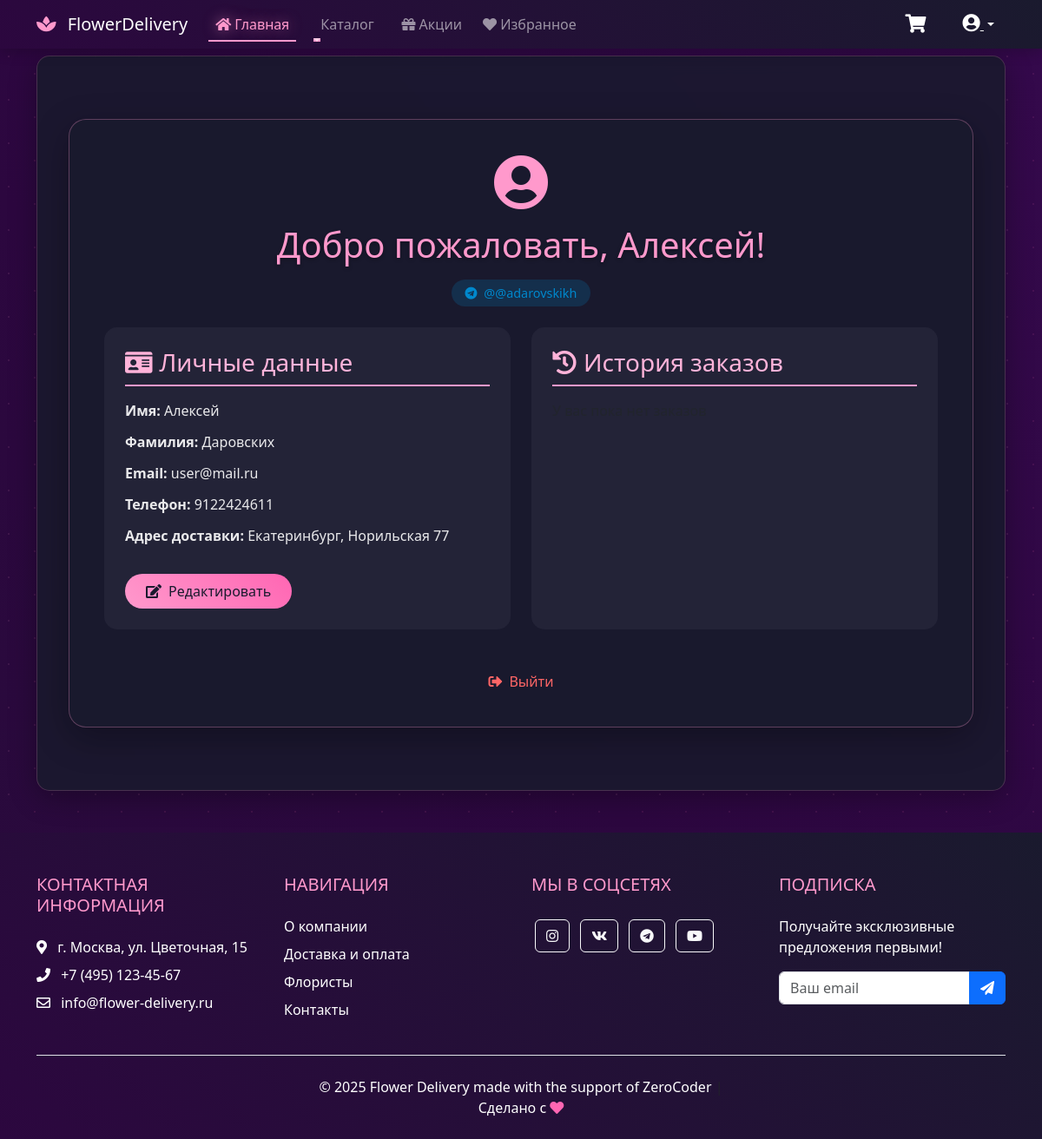
Page /profile/ (signed in) on the earlier database version.
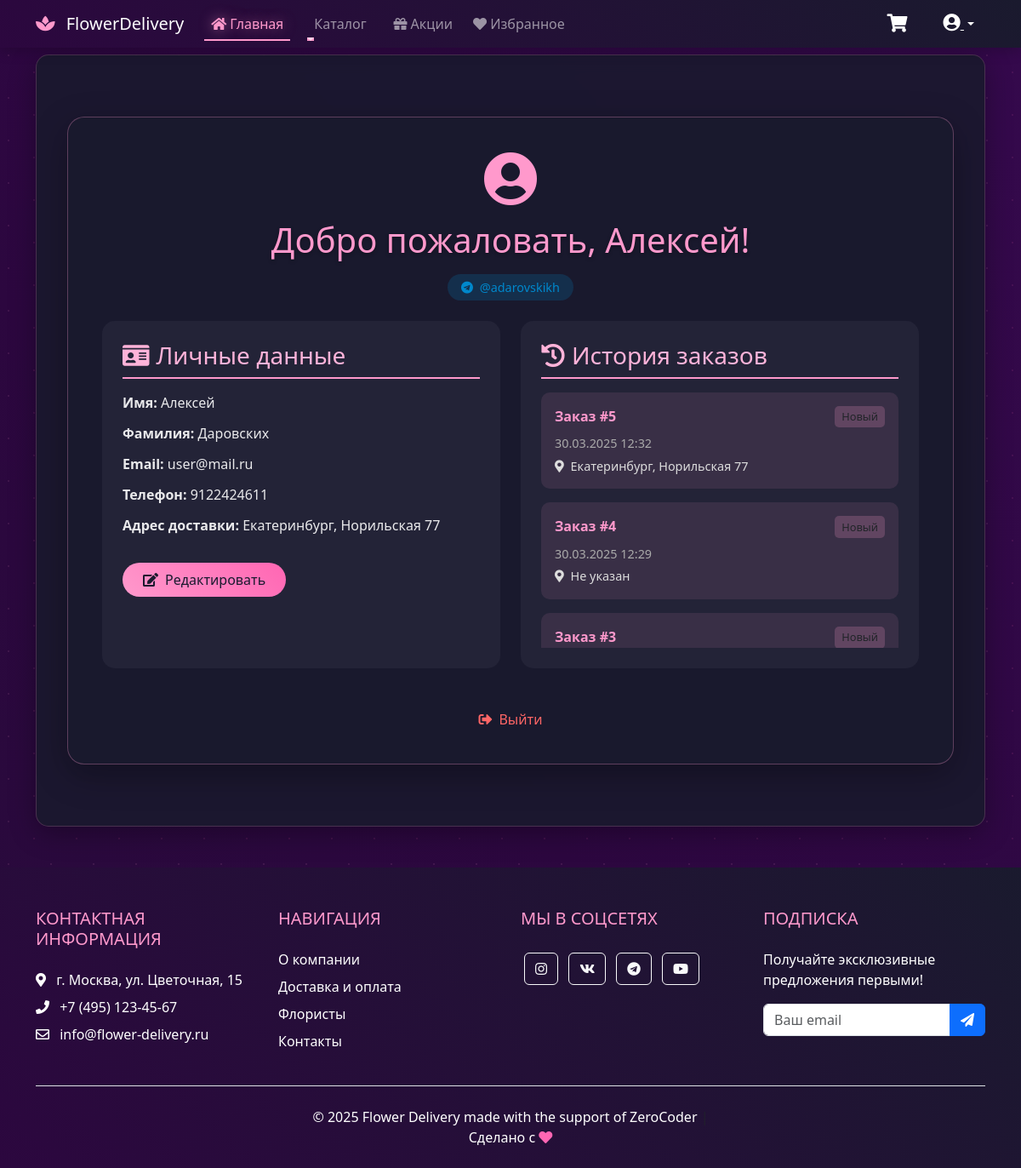
Same page on the later database version.
### flower_app/models.py (models this page shows, shortened)
class CustomUser(AbstractUser):
    phone = models.CharField(max_length=20, blank=True, null=True)
    telegram_id = models.CharField(max_length=100, blank=True, null=True, unique=True)
    telegram_username = models.CharField(max_length=100, blank=True)
    delivery_address = models.TextField(blank=True, null=True)
    first_name = models.CharField(max_length=100, blank=True)
    class Meta:
        verbose_name = 'Пользователь'
        verbose_name_plural = 'Пользователи'

class Order(models.Model):
    STATUS_CHOICES = [
        ('new', 'Новый'),
        ('processing', 'В обработке'),
        ('delivered', 'Доставлен'),
        ('cancelled', 'Отменен'),
    ]
    user = models.ForeignKey(settings.AUTH_USER_MODEL, on_delete=models.SET_NULL, null=True, related_name='orders')
    customer_name = models.CharField(max_length=100)
    address = models.TextField()
    phone = models.CharField(max_length=20)
    products = models.ManyToManyField('Product')  # Assuming Product is defined elsewhere
    status = models.CharField(max_length=20, choices=STATUS_CHOICES, default='new')
    created_at = models.DateTimeField(auto_now_add=True)
    total_price = models.DecimalField(max_digits=10, decimal_places=2)
    payment_id = models.CharField(max_length=100, blank=True)
    is_paid = models.BooleanField(default=False)
    delivery_address = models.TextField(default='Не указан')
    delivery_date = models.DateField(null=True, blank=True)
    delivery_time = models.TimeField(null=True, blank=True)
    class Meta:
        ordering = ['-created_at']
        verbose_name = 'Заказ'
        verbose_name_plural = 'Заказы'

### flower_app/views.py (the view)
# urls.py: path('profile/', profile_view, name='profile'),
@login_required(login_url='account_login')
def profile_view(request):
     orders = Order.objects.filter(user=request.user).order_by('-created_at')[:5]
     return render(request, 'flower_app/profile.html', {'orders': orders})

### flower_app/context_processors.py (called while the page is built)
def favorites(request):
    if request.user.is_authenticated:
        return {
            'user_favorites': Favorite.objects.filter(user=request.user).values_list('product_id', flat=True)
        }
    return {}

### flower_app/templates/flower_app/profile.html (shortened to what this page needs)
{% extends "flower_app/base.html" %}
{% load static %}
{% block content %}
<div class="container py-5">
    <div class="profile-card">
        <div class="profile-header text-center mb-4">
            <i class="fas fa-user-circle fa-4x mb-3" style="color: #ff99cc;"></i>
            <h1 class="profile-title">Добро пожаловать, {{ user.first_name }}!</h1>
            {% if user.telegram_username %}
            <div class="telegram-badge mt-2">
                <i class="fab fa-telegram me-1"></i>
                @{{ user.telegram_username }}
            </div>
            {% endif %}
        </div>
        <div class="profile-info">
            <div class="row g-4">
                <div class="col-md-6">
                    <div class="info-block">
                        <h3 class="info-title">
                            <i class="fas fa-id-card me-2"></i>Личные данные
                        </h3>
                        <ul class="info-list">
                            <li><strong>Имя:</strong> {{ user.first_name }}</li>
                            <li><strong>Фамилия:</strong> {{ user.last_name }}</li>
                            <li><strong>Email:</strong> {{ user.email }}</li>
                            <li><strong>Телефон:</strong> {{ user.phone|default:"не указан" }}</li>
                            <li><strong>Адрес доставки:</strong>
                                {% if user.delivery_address %}
                                    {{ user.delivery_address }}
                                {% else %}
                                    не указан
                                {% endif %}
                            </li>
                        </ul>
                        <a href="{% url 'flower_app:account_edit' %}" class="btn-profile-edit">
                            <i class="fas fa-edit me-2"></i>Редактировать
                        </a>
                    </div>
                </div>
                <div class="col-md-6">
                    <div class="info-block">
                        <h3 class="info-title">
                            <i class="fas fa-history me-2"></i>История заказов
                        </h3>
                        {% if orders %}
                        <div class="orders-list">
                            {% for order in orders %}
                            <div class="order-item">
                                <div class="order-header">
                                    <span class="order-id">Заказ #{{ order.id }}</span>
                                    <span class="order-status">{{ order.get_status_display }}</span>
                                </div>
                                <div class="order-body">
                                    <div class="order-date">{{ order.created_at|date:"d.m.Y H:i" }}</div>
                                    <div class="order-address">
                                        <i class="fas fa-map-marker-alt me-1"></i>
                                        {{ order.delivery_address }}
                                    </div>
                                </div>
                            </div>
                            {% endfor %}
                        </div>
                        {% else %}
                        <p class="text-muted">У вас пока нет заказов</p>
                        {% endif %}
                    </div>
                </div>
            </div>
        </div>
        <div class="profile-actions text-center mt-5">
            <a href="{% url 'account_logout' %}" class="btn-logout">
                <i class="fas fa-sign-out-alt me-2"></i>Выйти
            </a>
        </div>
    </div>
</div>
{% endblock %}

### flower_app/templates/flower_app/base.html (shortened to what this page needs)
<!DOCTYPE html>
<html>
<head>
    <link href="https://cdn.jsdelivr.net/npm/bootstrap@5.3.3/dist/css/bootstrap.min.css" rel="stylesheet">
    <link rel="stylesheet" href="https://cdnjs.cloudflare.com/ajax/libs/font-awesome/5.15.4/css/all.min.css">
</head>
<body>
    <nav class="navbar navbar-expand-lg navbar-light bg-light">
        <div class="container">
            {% include 'flower_app/nav.html'%}
        </div>
    </nav>
<div class="container py-5">
        <div class="content-card p-4">
        {% block content %}
        {% endblock %}
    </div>
</div>
 {% include 'flower_app/footer.html'%}
</body>
</html>

### flower_app/templates/flower_app/nav.html (shortened to what this page needs)
<nav class="navbar navbar-expand-lg navbar-dark fixed-top" style="background: linear-gradient(45deg, #2c073f, #1a1a2e); box-shadow: 0 4px 15px rgba(0,0,0,0.2);">
    <div class="container">
        <a class="navbar-brand" href="#">
            <i class="fas fa-spa me-2" style="color: #ff99cc;"></i>
            FlowerDelivery
        </a>
        <div class="collapse navbar-collapse" id="navbarNav">
            <ul class="navbar-nav me-auto mb-2 mb-lg-0">
                <li class="nav-item mx-2">
                    <a class="nav-link active" aria-current="page" href="{% url 'flower_app:index' %}">
                        <i class="fas fa-home me-1"></i>Главная
                    </a>
                </li>
                <li class="nav-item mx-2 dropdown">
                    <a class="nav-link dropdown-toggle" href="{% url 'flower_app:catalog_flowers' %}" role="button" data-bs-toggle="dropdown">
                        Каталог
                    </a>
                </li>
                <li class="nav-item mx-2">
                    <a class="nav-link" href="{% url 'flower_app:catalog_action' %}">
                        <i class="fas fa-gift me-1"></i>Акции
                    </a>
                </li>
                <li class="nav-item">
                    <a class="nav-link" href="{% url 'flower_app:favorite_list' %}">
                        <i class="fas fa-heart"></i> Избранное
                    </a>
                </li>
            </ul>
            <div class="d-flex align-items-center">
                <a href="{% url 'flower_app:detail' %}" class="btn btn-link text-white me-3 position-relative">
                    <i class="fas fa-shopping-cart fa-lg"></i>
                </a>
                <div class="dropdown">
                    <a class="btn btn-link text-white dropdown-toggle" href="#" role="button" data-bs-toggle="dropdown">
                        <i class="fas fa-user-circle" style="font-size: 1.3rem;"></i>
                    </a>
                </div>
            </div>
        </div>
    </div>
</nav>

### flower_app/templates/flower_app/footer.html (shortened to what this page needs)
<footer class="bg-dark text-white pt-5">
    <div class="container">
        <div class="row g-4">
            <div class="col-lg-3 col-md-6">
                <h5 class="text-uppercase mb-4" style="color: #ff99cc;">Контактная информация</h5>
                <ul class="list-unstyled">
                    <li class="mb-2">
                        <i class="fas fa-map-marker-alt me-2"></i>
                        г. Москва, ул. Цветочная, 15
                    </li>
                    <li class="mb-2">
                        <i class="fas fa-phone me-2"></i>
                        +7 (495) 123-45-67
                    </li>
                    <li class="mb-2">
                        <i class="far fa-envelope me-2"></i>
                        info@flower-delivery.ru
                    </li>
                </ul>
            </div>
            <div class="col-lg-3 col-md-6">
                <h5 class="text-uppercase mb-4" style="color: #ff99cc;">Навигация</h5>
                <ul class="list-unstyled">
                    <li class="mb-2"><a href="#" class="text-white text-decoration-none">О компании</a></li>
                    <li class="mb-2"><a href="#" class="text-white text-decoration-none">Доставка и оплата</a></li>
                    <li class="mb-2"><a href="#" class="text-white text-decoration-none">Флористы</a></li>
                    <li class="mb-2"><a href="#" class="text-white text-decoration-none">Контакты</a></li>
                </ul>
            </div>
            <div class="col-lg-3 col-md-6">
                <h5 class="text-uppercase mb-4" style="color: #ff99cc;">Мы в соцсетях</h5>
                <div class="social-links">
                    <a href="#" class="btn btn-outline-light btn-floating m-1">
                        <i class="fab fa-instagram"></i>
                    </a>
                    <a href="#" class="btn btn-outline-light btn-floating m-1">
                        <i class="fab fa-vk"></i>
                    </a>
                    <a href="#" class="btn btn-outline-light btn-floating m-1">
                        <i class="fab fa-telegram"></i>
                    </a>
                    <a href="#" class="btn btn-outline-light btn-floating m-1">
                        <i class="fab fa-youtube"></i>
                    </a>
                </div>
            </div>
            <div class="col-lg-3 col-md-6">
                <h5 class="text-uppercase mb-4" style="color: #ff99cc;">Подписка</h5>
                <p>Получайте эксклюзивные предложения первыми!</p>
                <div class="input-group">
                    <input type="email" class="form-control" placeholder="Ваш email">
                    <button class="btn btn-primary" type="button">
                        <i class="fas fa-paper-plane"></i>
                    </button>
                </div>
            </div>
        </div>
        <div class="text-center py-4 mt-4 border-top">
            <p class="mb-0">
                © 2025 Flower Delivery made with the support of ZeroCoder
                <span class="text-muted">|</span></br>
                Сделано с <i class="fas fa-heart" style="color: #ff66b3;"></i>
            </p>
        </div>
    </div>
</footer>
<link rel="stylesheet" href="https://cdnjs.cloudflare.com/ajax/libs/font-awesome/5.15.4/css/all.min.css">

### flower_app/templates/flower_app/base.html (style rules this page uses)
.nav-link.active { color: #ff99cc !important; text-shadow: 0 0 15px rgba(255, 153, 204, 0.5); }
body { background: linear-gradient( 45deg, #1a1a2e, #2c073f, #4a0e6d ); background-size: 400% 400%; animation: gradientBG 25s ease infinite; min-height: 100vh; color: #fff; }
body::before { content: ''; position: fixed; top: 0; left: 0; width: 100%; height: 100%; background: radial-gradient(circle at 20% 30%, rgba(255, 153, 204, 0.1) 1px, transparent 1px), radial-gradient(circle at 80% 70%, rgba(255, 102, 179, 0.1) 1px, transparent 1px); background-size: 50px 50px; z-index: -1; pointer-events: none; }
.content-card { background: rgba(26, 26, 46, 0.9); backdrop-filter: blur(10px); border-radius: 15px; border: 1px solid rgba(255, 153, 204, 0.2); box-shadow: 0 8px 32px rgba(0, 0, 0, 0.3); }

### flower_app/templates/flower_app/nav.html (style rules this page uses)
.nav-link { transition: all 0.3s ease; position: relative; }
.nav-link::after { content: ''; position: absolute; bottom: 0; left: 0; width: 0; height: 2px; background: #ff99cc; transition: width 0.3s ease; }
.nav-link:hover::after, .nav-link.active::after { width: 100%; }

### flower_app/templates/flower_app/profile.html (style rules this page uses)
.profile-card { background: rgba(26, 26, 46, 0.95); border: 1px solid rgba(255, 153, 204, 0.3); border-radius: 20px; padding: 2.5rem; backdrop-filter: blur(15px); box-shadow: 0 12px 40px rgba(0, 0, 0, 0.3); }
.profile-title { color: #ff99cc; text-shadow: 0 2px 4px rgba(0,0,0,0.3); }
.telegram-badge { display: inline-block; background: rgba(0, 136, 204, 0.2); color: #0088cc; padding: 0.3rem 1rem; border-radius: 20px; font-size: 0.9rem; }
.info-block { background: rgba(40, 40, 60, 0.7); border-radius: 15px; padding: 1.5rem; height: 100%; }
.info-title { color: #ffb3d9; border-bottom: 2px solid #ff99cc; padding-bottom: 0.5rem; margin-bottom: 1rem; }
.info-list { list-style: none; padding-left: 0; }
.info-list li { margin-bottom: 0.75rem; color: rgba(255, 255, 255, 0.9); }
.btn-profile-edit { background: linear-gradient(45deg, #ff99cc, #ff66b3); border: none; color: #1a1a2e; padding: 0.5rem 1.5rem; border-radius: 25px; text-decoration: none; display: inline-block; margin-top: 1rem; }
.orders-list { max-height: 300px; overflow-y: auto; }
.order-item { background: rgba(255, 153, 204, 0.1); border-radius: 10px; padding: 1rem; margin-bottom: 1rem; }
.order-header { display: flex; justify-content: space-between; margin-bottom: 0.5rem; }
.order-id { font-weight: bold; color: #ff99cc; }
.order-status { background: rgba(255, 153, 204, 0.2); padding: 0.2rem 0.5rem; border-radius: 5px; font-size: 0.8rem; }
.order-body { font-size: 0.9rem; }
.order-date { color: #aaa; margin-bottom: 0.3rem; }
.order-address { color: #ddd; }
.btn-logout { color: #ff6666; text-decoration: none; transition: all 0.3s ease; }

### flower_app/templates/flower_app/footer.html (style rules this page uses)
footer { background: linear-gradient(45deg, #2c073f, #1a1a2e) !important; }
.social-links a { transition: all 0.3s ease; }

Differences in the rows shown:
changed CustomUser "Алексей": telegram_username "@adarovskikh" → "adarovskikh"
added Order: id "5", status "Новый", created_at "30.03.2025 12:32", delivery_address "Екатеринбург, Норильская 77"
added Order: id "4", status "Новый", created_at "30.03.2025 12:29", delivery_address "Не указан"
added Order: id "3", status "Новый"
